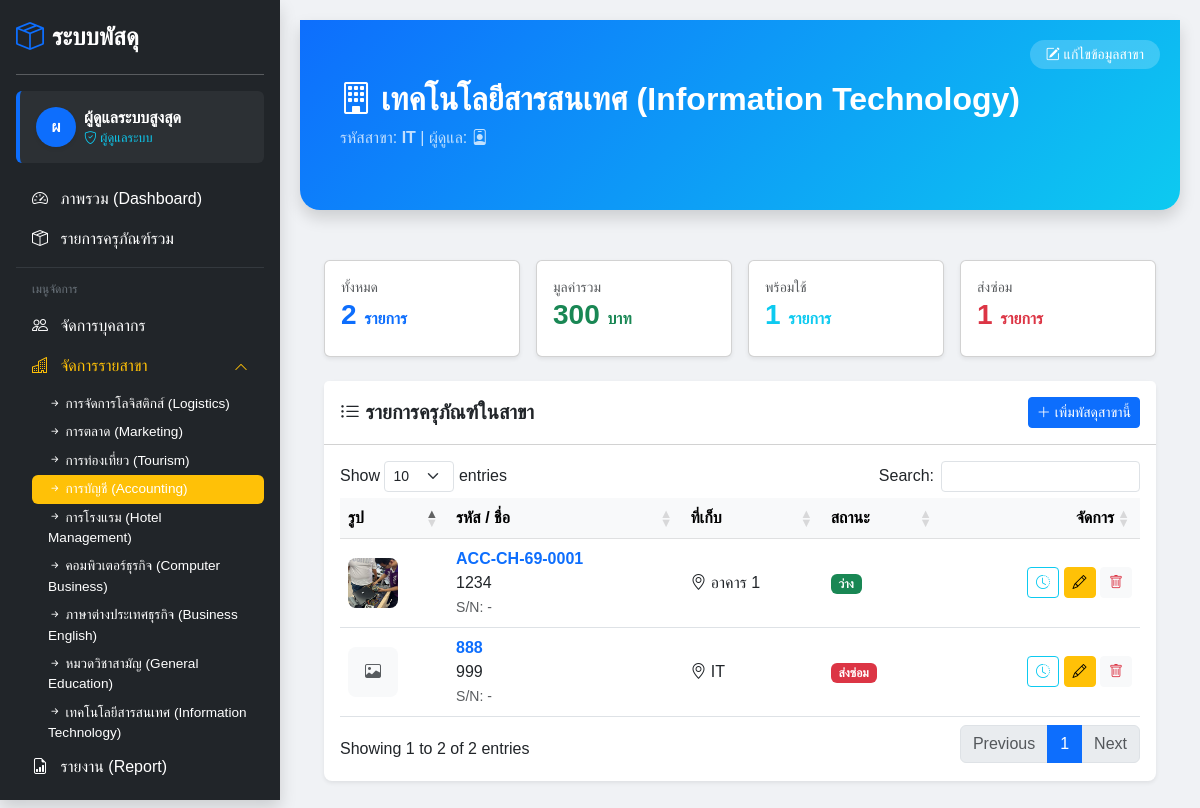
Page /department_view.php?id=1 (signed in) on the committed database.
### tables this page shows
CREATE TABLE `departments` (
  `id` int(11) NOT NULL,
  `code` varchar(10) NOT NULL,
  `name` varchar(100) NOT NULL,
  `contact_person` varchar(150) DEFAULT 'เจ้าหน้าที่สาขา'
);

CREATE TABLE `assets` (
  `id` int(11) NOT NULL,
  `asset_code` varchar(50) NOT NULL,
  `asset_name` varchar(100) NOT NULL,
  `category` varchar(50) NOT NULL,
  `location` varchar(100) DEFAULT NULL,
  `description` text DEFAULT NULL,
  `price` decimal(10,2) DEFAULT 0.00,
  `received_date` date DEFAULT NULL,
  `status` enum('available','in_use','repair','disposed','stationed') NOT NULL DEFAULT 'available',
  `image` varchar(255) DEFAULT NULL,
  `borrowed_by` varchar(100) DEFAULT NULL,
  `current_user_id` int(11) DEFAULT NULL,
  `updated_at` timestamp NOT NULL DEFAULT current_timestamp() ON UPDATE current_timestamp(),
  `department_id` int(11) DEFAULT NULL,
  `serial_number` varchar(100) DEFAULT NULL,
  `cost` decimal(10,2) DEFAULT 0.00,
  `useful_life` int(11) DEFAULT 5,
  `salvage_value` decimal(10,2) DEFAULT 1.00,
  `category_id` int(11) DEFAULT NULL
);

### department_view.php (the view, shortened to what this page needs)
<?php
require 'db.php';
$dept_id = isset($_GET['id']) ? $_GET['id'] : 0;
$canManage = false;
$myRole = $_SESSION['role'] ?? '';
$myDeptId = $_SESSION['dept_id'] ?? 0;
if ($myRole == 'admin') {
    $canManage = true;
} elseif ($myRole == 'teacher') {
    if ($myDeptId == $dept_id) {
        $canManage = true;
    }
}
$stmt = $pdo->prepare("SELECT * FROM departments WHERE id = ?");
$stmt->execute([$dept_id]);
$dept = $stmt->fetch();
$sql = "SELECT * FROM assets WHERE department_id = ? ORDER BY id DESC";
$stmt = $pdo->prepare($sql);
$stmt->execute([$dept_id]);
$assets = $stmt->fetchAll();
$total_items = count($assets);
$total_price = 0;
$count_available = 0;
$count_repair = 0;
foreach ($assets as $a) {
    $total_price += $a['price'];
    if($a['status'] == 'available') $count_available++;
    if($a['status'] == 'repair') $count_repair++;
}
?>
<!DOCTYPE html>
<html lang="th">
<head>
    <link href="https://cdn.jsdelivr.net/npm/bootstrap@5.3.0/dist/css/bootstrap.min.css" rel="stylesheet">
    <link rel="stylesheet" href="https://cdn.jsdelivr.net/npm/bootstrap-icons@1.11.0/font/bootstrap-icons.css">
    <link rel="stylesheet" href="https://cdn.datatables.net/1.13.7/css/dataTables.bootstrap5.min.css">
</head>
<body class="d-flex">
    <?php include 'sidebar.php'; ?>
    <div class="main-content" style="flex-grow:1; width:100%;">
        <div class="dept-header shadow">
            <div class="container-fluid">
                <h2 class="fw-bold"><i class="bi bi-building"></i> <?= $dept['name'] ?></h2>
                <p class="mb-0 opacity-75">รหัสสาขา: <b><?= $dept['code'] ?></b> | ผู้ดูแล: <b><i class="bi bi-person-badge"></i> <?= $dept['contact_person'] ?></b></p>
                <?php if ($canManage): ?>
                    <button class="btn btn-sm edit-dept-btn rounded-pill px-3" data-bs-toggle="modal" data-bs-target="#deptModal">
                        <i class="bi bi-pencil-square"></i> แก้ไขข้อมูลสาขา
                    </button>
                <?php endif; ?>
            </div>
        </div>
        <div class="container-fluid pb-5 px-4">
            <div class="row g-3 mb-4">
                <div class="col-md-3"><div class="card shadow-sm h-100 p-3"><small class="text-muted">ทั้งหมด</small><h3 class="fw-bold text-primary"><?= $total_items ?> <span class="fs-6">รายการ</span></h3></div></div>
                <div class="col-md-3"><div class="card shadow-sm h-100 p-3"><small class="text-muted">มูลค่ารวม</small><h3 class="fw-bold text-success"><?= number_format($total_price) ?> <span class="fs-6">บาท</span></h3></div></div>
                <div class="col-md-3"><div class="card shadow-sm h-100 p-3"><small class="text-muted">พร้อมใช้</small><h3 class="fw-bold text-info"><?= $count_available ?> <span class="fs-6">รายการ</span></h3></div></div>
                <div class="col-md-3"><div class="card shadow-sm h-100 p-3"><small class="text-muted">ส่งซ่อม</small><h3 class="fw-bold text-danger"><?= $count_repair ?> <span class="fs-6">รายการ</span></h3></div></div>
            </div>
            <div class="card shadow-sm border-0 rounded-3">
                <div class="card-header bg-white py-3 d-flex justify-content-between align-items-center">
                    <h5 class="m-0 fw-bold"><i class="bi bi-list-ul"></i> รายการครุภัณฑ์ในสาขา</h5>
                    <?php if ($canManage): ?>
                        <button class="btn btn-primary btn-sm" data-bs-toggle="modal" data-bs-target="#addAssetModal"><i class="bi bi-plus-lg"></i> เพิ่มพัสดุสาขานี้</button>
                    <?php endif; ?>
                </div>
                <div class="card-body">
                    <table id="deptTable" class="table table-hover align-middle w-100">
                        <thead class="table-light">
                            <tr>
                                <th>รูป</th>
                                <th>รหัส / ชื่อ</th>
                                <th>ที่เก็บ</th>
                                <th>สถานะ</th>
                                <th class="text-end">จัดการ</th>
                            </tr>
                        </thead>
                        <tbody>
                            <?php foreach ($assets as $row): ?>
                            <tr>
                                <td>
                                    <?php if($row['image']): ?>
                                        <img src="uploads/<?= $row['image'] ?>" class="asset-img" onclick="Swal.fire({imageUrl:'uploads/<?= $row['image'] ?>', showConfirmButton:false})">
                                    <?php else: ?>
                                        <div class="asset-img bg-light d-flex align-items-center justify-content-center text-muted"><i class="bi bi-image"></i></div>
                                    <?php endif; ?>
                                </td>
                                <td>
                                    <div class="fw-bold text-primary"><?= $row['asset_code'] ?></div>
                                    <?= $row['asset_name'] ?><br>
                                    <small class="text-muted">S/N: <?= $row['serial_number']?:'-' ?></small>
                                </td>
                                <td><i class="bi bi-geo-alt"></i> <?= $row['location'] ?></td>
                                <td>
                                    <?php
                                        $s = $row['status'];
                                        if($s=='available') echo '<span class="badge bg-success">ว่าง</span>';
                                        elseif($s=='stationed') echo '<span class="badge bg-info text-dark">ประจำจุด</span>';
                                        elseif($s=='in_use') echo '<span class="badge bg-warning text-dark">ถูกยืม</span>';
                                        elseif($s=='repair') echo '<span class="badge bg-danger">ส่งซ่อม</span>';
                                        else echo '<span class="badge bg-dark">จำหน่าย</span>';
                                    ?>
                                </td>
                                <td class="text-end">
                                    <a href="history.php?id=<?= $row['id'] ?>" class="btn btn-sm btn-outline-info" title="ดูประวัติ"><i class="bi bi-clock-history"></i></a>
                                    <?php if($canManage): ?>
                                        <button class="btn btn-sm btn-warning" onclick='openEditAssetModal(<?= json_encode($row) ?>)' title="แก้ไข"><i class="bi bi-pencil"></i></button>
                                        <form method="POST" class="d-inline" onsubmit="return confirm('ยืนยันการลบรายการนี้?');">
                                            <button class="btn btn-sm btn-light text-danger" title="ลบ"><i class="bi bi-trash"></i></button>
                                        </form>
                                    <?php endif; ?>
                                </td>
                            </tr>
                            <?php endforeach; ?>
                        </tbody>
                    </table>
                </div>
            </div>
        </div>
    </div>
</body>
</html>

### sidebar.php (shortened to what this page needs)
<?php
$current_page = basename($_SERVER['PHP_SELF']);
$user_name = $_SESSION['fullname'] ?? 'ผู้ใช้งาน';
$user_role = $_SESSION['role'] ?? 'user';
$all_departments = [];
if ($user_role == 'admin') {
    $all_departments = $pdo->query("SELECT id, name, code FROM departments ORDER BY name ASC")->fetchAll();
}
?>
<div class="d-flex flex-column flex-shrink-0 p-3 text-white bg-dark shadow" id="sidebar-wrapper">
    <a href="index.php" class="d-flex align-items-center mb-3 mb-md-0 me-md-auto text-white text-decoration-none">
        <i class="bi bi-box-seam fs-3 me-2 text-primary"></i>
        <span class="fs-4 fw-bold">ระบบพัสดุ</span>
    </a>
    <hr>
    <div class="user-profile mb-3 p-3 rounded" style="background: rgba(255,255,255,0.05); border-left: 4px solid #0d6efd;">
        <div class="d-flex align-items-center">
            <div class="bg-primary rounded-circle d-flex align-items-center justify-content-center me-2 text-white fw-bold shadow-sm" style="width: 40px; height: 40px; flex-shrink: 0;">
                <?= mb_substr($user_name, 0, 1) ?>
            </div>
            <div style="line-height: 1.2; overflow: hidden;">
                <strong class="d-block text-truncate" title="<?= $user_name ?>"><?= $user_name ?></strong>
                <small class="text-info" style="font-size: 0.8rem;">
                    <?php
                        if($user_role == 'admin') echo '<i class="bi bi-shield-check"></i> ผู้ดูแลระบบ';
                        elseif($user_role == 'teacher') echo '<i class="bi bi-person-workspace"></i> ครู/จนท.';
                        else echo '<i class="bi bi-person"></i> นักเรียน';
                    ?>
                </small>
            </div>
        </div>
    </div>
    <ul class="nav nav-pills flex-column mb-auto">
        <li class="nav-item">
            <a href="index.php" class="nav-link text-white <?= ($current_page == 'index.php') ? 'active' : '' ?>">
                <i class="bi bi-speedometer2 me-2"></i> ภาพรวม (Dashboard)
            </a>
        </li>
        <li>
            <a href="assets.php" class="nav-link text-white <?= ($current_page == 'assets.php') ? 'active' : '' ?>">
                <i class="bi bi-box-seam me-2"></i> รายการครุภัณฑ์รวม
            </a>
        </li>
        <?php if($user_role == 'admin' || $user_role == 'teacher'): ?>
            <hr class="text-secondary my-2">
            <li class="nav-header text-uppercase text-secondary px-3 py-1 mb-1" style="font-size: 0.75rem;">
                เมนูจัดการ
            </li>
            <li>
                <a href="users.php" class="nav-link text-white <?= ($current_page == 'users.php') ? 'active' : '' ?>">
                    <i class="bi bi-people me-2"></i> จัดการบุคลากร
                </a>
            </li>
            <?php if($user_role == 'admin'): ?>
                <li class="nav-item">
                    <a class="nav-link text-warning d-flex justify-content-between align-items-center"
                       data-bs-toggle="collapse"
                       href="#deptCollapse"
                       role="button"
                       aria-expanded="<?= ($current_page == 'department_view.php') ? 'true' : 'false' ?>">
                        <span><i class="bi bi-buildings me-2"></i> จัดการรายสาขา</span>
                        <i class="bi bi-chevron-down small"></i>
                    </a>
                    <div class="collapse <?= ($current_page == 'department_view.php') ? 'show' : '' ?> ms-3" id="deptCollapse">
                        <ul class="nav nav-pills flex-column mt-1" style="font-size: 0.85rem;">
                            <?php foreach($all_departments as $dept): ?>
                                <li>
                                    <a href="department_view.php?id=<?= $dept['id'] ?>" class="nav-link text-white py-1 <?= (isset($_GET['id']) && $_GET['id'] == $dept['id'] && $current_page == 'department_view.php') ? 'active bg-warning text-dark' : '' ?>">
                                        <i class="bi bi-arrow-right-short"></i> <?= $dept['name'] ?>
                                    </a>
                                </li>
                            <?php endforeach; ?>
                        </ul>
                    </div>
                </li>
            <?php endif; ?>
            <li>
                <a href="report.php" class="nav-link text-white <?= ($current_page == 'report.php') ? 'active' : '' ?>">
                    <i class="bi bi-file-earmark-bar-graph me-2"></i> รายงาน (Report)
                </a>
            </li>
        <?php endif; ?>
    </ul>
</div>

### department_view.php (style rules this page uses)
body { background-color: #f0f2f5; font-family: 'Sarabun', sans-serif; }
.dept-header { background: linear-gradient(135deg, #0d6efd 0%, #0dcaf0 100%); color: white; padding: 40px 20px; border-radius: 0 0 20px 20px; margin-bottom: 30px; position: relative; }
.edit-dept-btn { position: absolute; top: 20px; right: 20px; background: rgba(255,255,255,0.2); color: white; border: none; }
.asset-img { width: 50px; height: 50px; object-fit: cover; border-radius: 8px; cursor: pointer; }

### sidebar.php (style rules this page uses)
body { display: flex !important; flex-direction: row !important; min-height: 100vh; margin: 0; overflow-x: hidden; }
#sidebar-wrapper { width: 280px; min-width: 280px; height: 100vh; position: sticky; top: 0; overflow-y: auto; }
#sidebar-wrapper + div, .main-content, .container-fluid { flex-grow: 1; width: 100%; padding: 20px; overflow-y: auto; }
[data-bs-toggle="collapse"][aria-expanded="true"] .bi-chevron-down { transform: rotate(180deg); transition: transform 0.3s; }
.bi-chevron-down { transition: transform 0.3s; }

### rows in the picture
departments: name "การจัดการโลจิสติกส์ (Logistics)"
departments: name "การตลาด (Marketing)"
departments: name "การท่องเที่ยว (Tourism)"
departments: name "การบัญชี (Accounting)"
departments: name "การโรงแรม (Hotel Management)"
departments: name "คอมพิวเตอร์ธุรกิจ (Computer Business)"
departments: name "ภาษาต่างประเทศธุรกิจ (Business English)"
departments: name "หมวดวิชาสามัญ (General Education)"
departments: name "เทคโนโลยีสารสนเทศ (Information Technology)", code "IT"
assets: image (picture), asset_code "ACC-CH-69-0001", asset_name "1234", serial_number "-", location "อาคาร 1", status "ว่าง"
assets: asset_code "888", asset_name "999", serial_number "-", location "IT", status "ส่งซ่อม"

### other values in the picture
mb_substr($user_name, 0, 1) "ผ"
$user_name "ผู้ดูแลระบบสูงสุด"
$total_items "2"
$total_price "300"
$count_available "1"
$count_repair "1"
